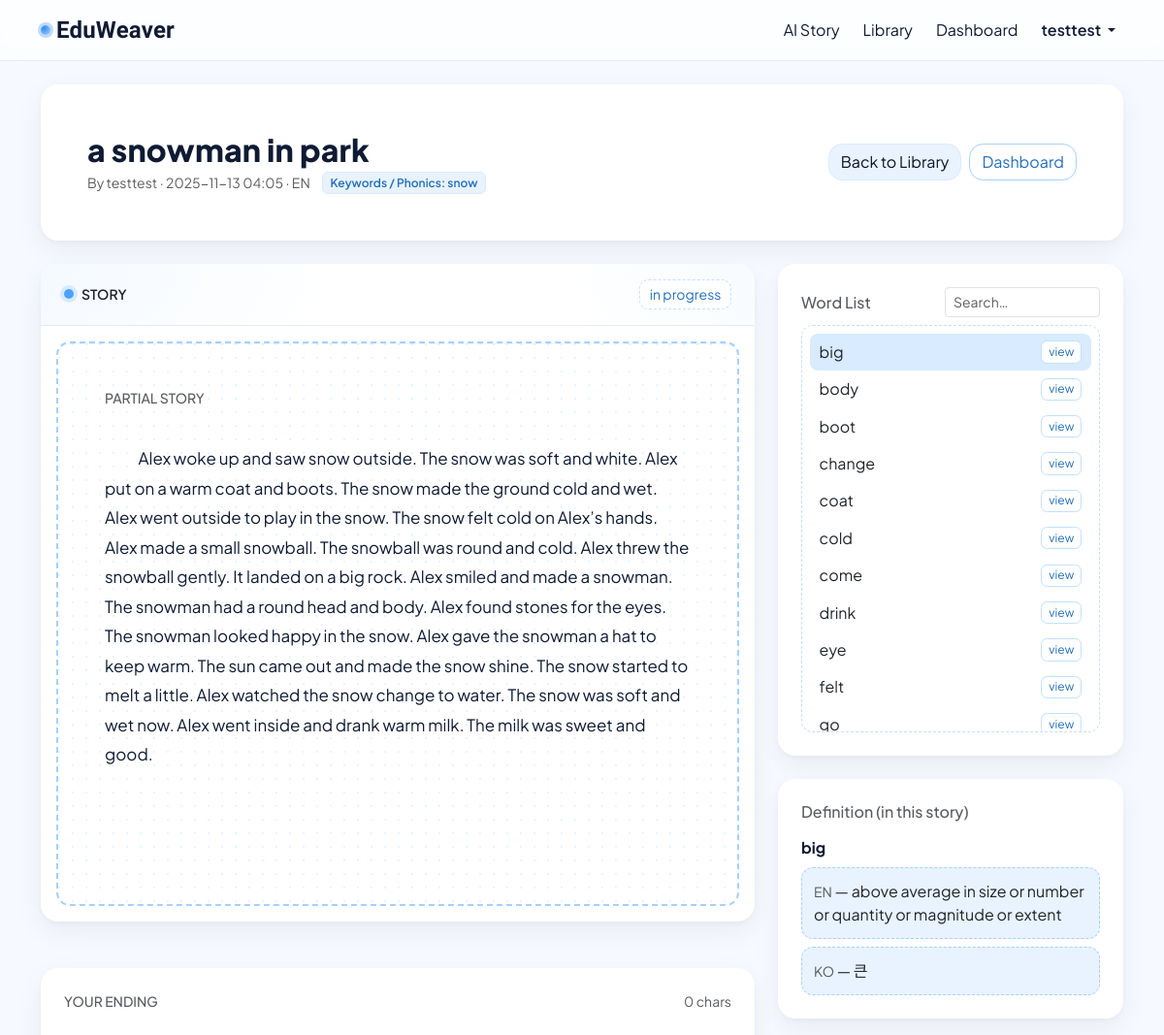
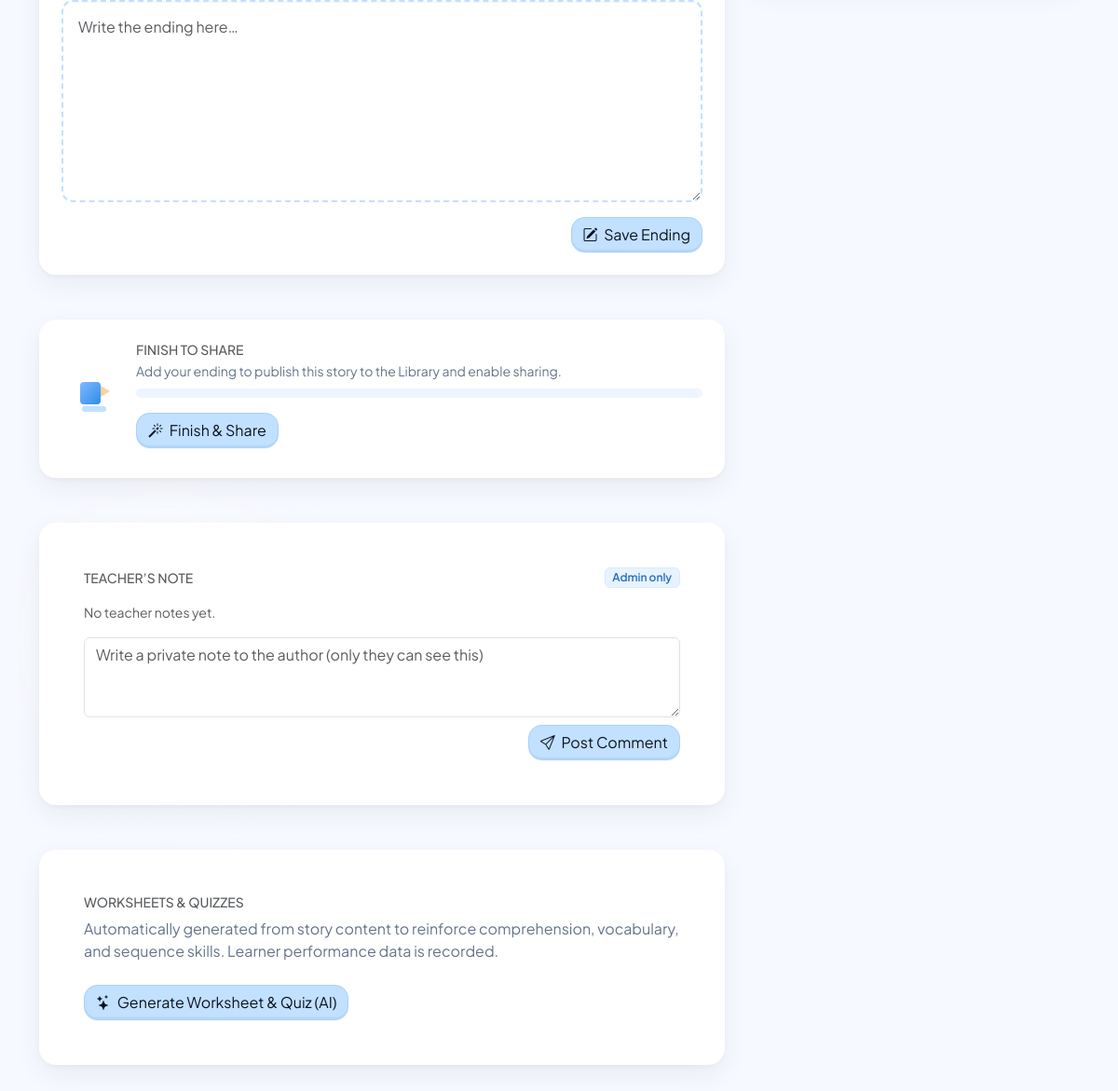
The app's page /finish/12 (signed in) with its own data (2 pictures, top to bottom).
### tables this page shows
CREATE TABLE users (
            id INTEGER PRIMARY KEY AUTOINCREMENT,
            username TEXT NOT NULL UNIQUE,
            email TEXT NOT NULL UNIQUE,
            password_hash TEXT NOT NULL,
            created_at TEXT DEFAULT (DATETIME('now'))
        , is_admin INTEGER DEFAULT 0, is_english_native INTEGER
    CHECK (is_english_native IN (0,1)), age INTEGER
    CHECK (age IS NULL OR (age BETWEEN 5 AND 120)), gender TEXT
    CHECK (gender IN ('female','male','nonbinary','prefer_not') OR gender IS NULL));

CREATE TABLE stories (
            id INTEGER PRIMARY KEY AUTOINCREMENT,
            title TEXT NOT NULL,
            slug TEXT NOT NULL UNIQUE,
            prompt TEXT NOT NULL,
            language TEXT DEFAULT 'en',
            level TEXT DEFAULT 'phonics',
            content TEXT NOT NULL,
            visuals TEXT,
            created_at TEXT DEFAULT (DATETIME('now')),
            author_name TEXT DEFAULT 'guest'
        );

CREATE TABLE finish_drafts (
            id INTEGER PRIMARY KEY AUTOINCREMENT,
            seed_prompt TEXT NOT NULL,
            partial_text TEXT NOT NULL,
            learner_name TEXT DEFAULT 'guest',
            completion_text TEXT,
            language TEXT DEFAULT 'en',
            created_at TEXT DEFAULT (DATETIME('now'))
        , visual_url TEXT);

### app.py (the view, shortened to what this page needs)
@app.route("/finish/<int:draft_id>", methods=["GET", "POST"])
@login_required
def finish_view(draft_id):
    db = get_db()
    d = db.execute("SELECT * FROM finish_drafts WHERE id = ?", (draft_id,)).fetchone()
    if not d:
        return ("Draft not found", 404)
    current_username = g.current_user["username"]
    is_owner = (d["learner_name"] == current_username)
    story_row = db.execute(
        """
        SELECT id, title, slug, content, language, level
        FROM stories
        WHERE prompt = ?
          AND author_name = ?
          AND language = ?
        ORDER BY datetime(created_at) DESC
        LIMIT 1
        """,
        (d["seed_prompt"], d["learner_name"], d["language"])
    ).fetchone()
    d["story_title"] = story_row["title"] if story_row else None
    d["story_slug"]  = story_row["slug"] if story_row else None
    d["story_id"]    = story_row["id"] if story_row else None
    has_quiz = False
    if story_row:
        qcount = db.execute(
            "SELECT COUNT(*) AS cnt FROM quiz_questions WHERE story_id = ?",
            (story_row["id"],)
        ).fetchone()["cnt"]
        has_quiz = (qcount > 0)
    if (not is_owner) and (not d["completion_text"] or not d["completion_text"].strip()):
        flash("This story isn’t finished yet. Check back later!", "info")
        return redirect(url_for("library"))
    vocab_words = []
    if story_row:
        vrows = db.execute(
            "SELECT word, definition, example, definition_ko, example_ko FROM vocab_items WHERE story_id = ? ORDER BY id ASC",
            (story_row["id"],)
        ).fetchall()
        for r in vrows:
            vocab_words.append({
                "word": (r.get("word") or "").lower(),
                "definition_en": r.get("definition") or "",
                "example_en":    r.get("example") or "",
                "definition_ko": r.get("definition_ko") or "",
                "example_ko":    r.get("example_ko") or "",
            })
    comments = db.execute(
        """
        SELECT author_name, body, created_at
        FROM finish_comments
        WHERE draft_id = ?
        ORDER BY datetime(created_at) ASC
        """,
        (draft_id,)
    ).fetchall()
    is_admin = bool(g.current_user and g.current_user.get("is_admin"))
    return render_template(
        "finish_view.html",
        draft=d,
        can_edit=is_owner,
        has_quiz=has_quiz,
        vocab_words=vocab_words,
        comments=comments,
        is_admin=is_admin
    )

### templates/finish_view.html (shortened to what this page needs)
{% extends "base.html" %}
{% block content %}
<section class="card border-0 lp-card-modern mb-4 no-print">
  <div class="p-4 p-lg-5">
    <div class="d-flex align-items-center justify-content-between">
      <div>
        <h2 class="mb-1 lp-page-title">{{ draft.story_title or 'Untitled Story' }}</h2>
        <div class="d-flex flex-wrap align-items-center gap-2">
          <div class="text-muted small">
            By {{ draft.learner_name or 'guest' }} · {{ draft.created_at | dt }} · {{ draft.language|upper }}
          </div>
          {% if draft.seed_prompt %}
            <span class="badge lp-badge-soft ms-1">
              Keywords / Phonics: {{ draft.seed_prompt }}
            </span>
          {% endif %}
        </div>
      </div>
      <div class="d-flex gap-2">
        <a href="{{ url_for('library') }}" class="btn btn-sky-light">Back to Library</a>
        <a href="{{ url_for('dashboard') }}" class="btn btn-outline-sky">Dashboard</a>
      </div>
    </div>
  </div>
</section>
<div class="row g-4">
  <div class="col-lg-8">
    <section class="card border-0 lp-card-modern mb-5" id="storyCombined">
      <div class="card-body p-0">
        <div class="lp-strip d-flex flex-wrap align-items-center justify-content-between px-4 py-3">
          <div class="d-flex align-items-center gap-2">
            <span class="lp-dot {% if draft.completion_text and draft.completion_text|trim %}lp-dot-finish{% endif %}" aria-hidden="true"></span>
            <span class="small text-uppercase fw-semibold">Story</span>
          </div>
          {% if draft.completion_text and draft.completion_text|trim %}
            <div class="d-flex align-items-center gap-2">
              <span class="lp-chip lp-chip-finish small">
                <i class="bi bi-check2 me-1"></i>completed
              </span>
              <button type="button" class="btn btn-outline-sky no-print" id="downloadPdfFinishedBtn" title="Save as PDF">
                <i class="bi bi-filetype-pdf me-1"></i> Download PDF
              </button>
              <button type="button" class="btn btn-sky no-print" id="printFinishedBtn" title="Print">
                <i class="bi bi-printer me-1"></i> Print
              </button>
            </div>
          {% else %}
            <span class="lp-chip small">in progress</span>
          {% endif %}
        </div>
        {% if draft.partial_text and draft.partial_text|trim %}
        <div class="lp-partial p-4 p-lg-5 keep-together">
          <h6 class="text-muted text-uppercase small mb-2">Partial Story</h6>
          <div id="partialText" class="lp-partial-text" style="white-space:pre-wrap">
            {{ (draft.partial_text or '') | replace('Your Turn: ', '') | safe }}
          </div>
        </div>
        {% endif %}
      </div>
    </section>
    {% if can_edit %}
    <section class="card border-0 lp-card-modern mb-5 no-print">
      <div class="card-body p-0">
        <div class="px-4 pt-4 pb-0 d-flex align-items-center justify-content-between">
          <h6 class="mb-0 text-muted text-uppercase small">Your Ending</h6>
          <div class="text-muted small" id="endingCount">0 chars</div>
        </div>
        <form method="post" class="p-4">
          <div class="lp-editor">
            <textarea
              name="completion_text"
              id="endingText"
              class="form-control lp-editor-area"
              rows="7"
              placeholder="Write the ending here…">{{ draft.completion_text or '' }}</textarea>
          </div>
          <div class="d-flex justify-content-end gap-2 mt-3">
            <button type="submit" class="btn btn-sky">
              <i class="bi bi-pencil-square me-1"></i> Save Ending
            </button>
          </div>
        </form>
      </div>
    </section>
    {% endif %}
    {% if can_edit and not (draft.completion_text and draft.completion_text|trim) %}
    <section class="card border-0 lp-card-modern mb-5 no-print" id="finishShareCallout" aria-live="polite">
      <div class="card-body p-0">
        <div class="d-flex flex-wrap align-items-center gap-3 px-4 pt-4">
          <div class="lp-pencil-wrap" aria-hidden="true">
          </div>
          <div class="flex-grow-1">
            <h6 class="mb-1 text-muted text-uppercase small">Finish to share</h6>
            <div class="text-secondary small mb-2">
              Add your ending to publish this story to the Library and enable sharing.
            </div>
            <div class="progress" style="height:10px;">
            </div>
            <div class="d-flex flex-wrap align-items-center gap-2 mt-3">
              <button type="button" class="btn btn-sky" id="jumpToEndingBtn">
                <i class="bi bi-magic me-1"></i> Finish & Share
              </button>
            </div>
          </div>
        </div>
        <div class="px-4 pb-4 pt-2"></div>
      </div>
    </section>
    {% endif %}
  {% if is_admin or (is_owner is defined and is_owner) or (current_user and current_user.username == draft.learner_name) %}
  <section class="card border-0 lp-card-modern mb-5 no-print">
    <div class="card-body p-4 p-lg-5">
      <div class="d-flex align-items-center justify-content-between mb-3">
        <h6 class="text-muted text-uppercase small mb-0">Teacher’s Note</h6>
        {% if is_admin %}
          <span class="badge lp-badge-soft">Admin only</span>
        {% endif %}
      </div>
      {% if (is_owner is defined and is_owner) or (current_user and current_user.username == draft.learner_name) %}
        {% if comments and comments|length %}
          <div class="mb-3">
            {% for c in comments %}
              <div class="border rounded-3 p-3 mb-2" style="border-color:var(--sky-200);">
                <div class="small text-muted mb-1">
                  From {{ c.author_name }} · {{ c.created_at | dt }}
                </div>
                <div style="white-space:pre-wrap">{{ c.body }}</div>
              </div>
            {% endfor %}
          </div>
        {% else %}
          <div class="text-muted small mb-3">No teacher notes yet.</div>
        {% endif %}
      {% endif %}
      {% if is_admin %}
        <form method="post" action="{{ url_for('finish_comment', draft_id=draft.id) }}">
          <textarea name="body" class="form-control" rows="3"
                    placeholder="Write a private note to the author (only they can see this)"></textarea>
          <div class="d-flex justify-content-end mt-2">
            <button type="submit" class="btn btn-sky">
              <i class="bi bi-send me-1"></i> Post Comment
            </button>
          </div>
        </form>
      {% endif %}
    </div>
  </section>
  {% endif %}
    <section class="card border-0 lp-card-modern mb-5 no-print">
      <div class="card-body p-4 p-lg-5">
        <h6 class="text-muted text-uppercase small mb-2">Worksheets &amp; Quizzes</h6>
        <p class="text-secondary mb-4">
          Automatically generated from story content to reinforce comprehension, vocabulary, and sequence skills. Learner performance data is recorded.
        </p>
        <div class="d-flex flex-wrap gap-2 align-items-center">
          {% if has_quiz and draft.story_slug %}
            <a class="btn btn-sky" href="{{ url_for('quiz_take', slug=draft.story_slug) }}">
              <i class="bi bi-check2-circle me-1"></i> Take Worksheet &amp; Quiz
            </a>
            <form id="regenForm"
                  class="needs-overlay d-inline"
                  data-overlay-title="Regenerating worksheet & quiz…"
                  data-overlay-note="You’ll be taken to the quiz automatically."
                  method="post"
                  action="{{ url_for('finish_build_worksheet_ai', draft_id=draft.id) }}">
              <button id="regenBtn" class="btn btn-outline-sky" type="submit" title="Re-generate questions via GPT">
                <i class="bi bi-stars me-1"></i> Regenerate (AI)
              </button>
            </form>
          {% else %}
            <form id="genForm"
                  class="needs-overlay"
                  data-overlay-title="Generating worksheet & quiz…"
                  data-overlay-note="You’ll be taken to the quiz automatically."
                  method="post"
                  action="{{ url_for('finish_build_worksheet_ai', draft_id=draft.id) }}">
              <button id="genBtn" class="btn btn-sky" type="submit"
                      title="Use GPT to generate a worksheet & quiz, then you'll be taken to it">
                <i class="bi bi-stars me-1"></i> Generate Worksheet &amp; Quiz (AI)
              </button>
            </form>
          {% endif %}
        </div>
      </div>
    </section>
  </div>
  <div class="col-lg-4">
    <section class="card border-0 lp-card-modern mb-4 no-print">
      <div class="card-body p-4 p-lg-4">
        <div class="d-flex align-items-center justify-content-between mb-2">
          <h6 class="text-muted mb-0">Word List</h6>
          <input id="vocabSearch" class="form-control form-control-sm" placeholder="Search…" style="max-width: 160px;">
        </div>
        <div id="vocabList" class="lp-vocab-list" role="listbox" aria-label="Vocabulary"></div>
      </div>
    </section>
    <section class="card border-0 lp-card-modern no-print">
      <div class="card-body p-4 p-lg-4">
        <h6 class="text-muted mb-3">Definition (in this story)</h6>
        <div id="defPanel" class="lp-def-panel">
        </div>
      </div>
    </section>
  </div>
</div>
{% endblock %}

### templates/base.html (shortened to what this page needs)
<!doctype html>
<html lang="en" data-bs-theme="light">
<head>
  <link href="https://cdn.jsdelivr.net/npm/bootstrap@5.3.3/dist/css/bootstrap.min.css" rel="stylesheet">
  <link rel="stylesheet" href="https://cdn.jsdelivr.net/npm/bootstrap-icons@1.11.3/font/bootstrap-icons.css">
  <link href="{{ url_for('static', filename='styles.css') }}" rel="stylesheet">
</head>
<body>
<nav class="navbar navbar-expand-lg">
  <div class="container">
    <a class="navbar-brand" href="{{ url_for('index') }}">
      <span class="brand-dot"></span> EduWeaver
    </a>
    <div id="nav" class="collapse navbar-collapse">
      <ul class="navbar-nav ms-auto align-items-lg-center gap-2">
        <li class="nav-item"><a class="nav-link" href="{{ url_for('story_new') }}">AI Story</a></li>
        <li class="nav-item"><a class="nav-link" href="{{ url_for('library') }}">Library</a></li>
        <li class="nav-item"><a class="nav-link" href="{{ url_for('dashboard') }}">Dashboard</a></li>
        {% if current_user %}
          <li class="nav-item dropdown">
            <a class="nav-link dropdown-toggle fw-semibold" href="#" role="button" data-bs-toggle="dropdown" aria-expanded="false">
              {{ current_user.username }}
            </a>
          </li>
        {% else %}
          <li class="nav-item">
            <a class="btn btn-ghost" href="{{ url_for('login') }}">Sign in</a>
          </li>
        {% endif %}
      </ul>
    </div>
  </div>
</nav>
<main class="py-4">
  <div class="container">
    {% block content %}{% endblock %}
  </div>
</main>
</body>
</html>

### records on screen
users: username "testtest"
stories: title "a snowman in park"
finish_drafts: learner_name "testtest", created_at|dt "2025-11-13 04:05", language "EN", seed_prompt "snow", partial_text "Alex woke up and saw snow outside. The snow was soft and white. Alex put on a warm coat and boots. The snow made the ground cold and wet. Alex went outside to play in the snow. The snow felt cold on Alex’s hands. Alex made a small snowball. The snowball was round and cold. Alex threw the snowball gently. It landed on a big rock. Alex smiled and made a snowman. The snowman had a round head and body. Alex found stones for the eyes. The snowman looked happy in the snow. Alex gave the snowman a hat to keep warm. The sun came out and made the snow shine. The snow started to melt a little. Alex watched the snow change to water. The snow was soft and wet now. Alex went inside and drank warm milk.…"
